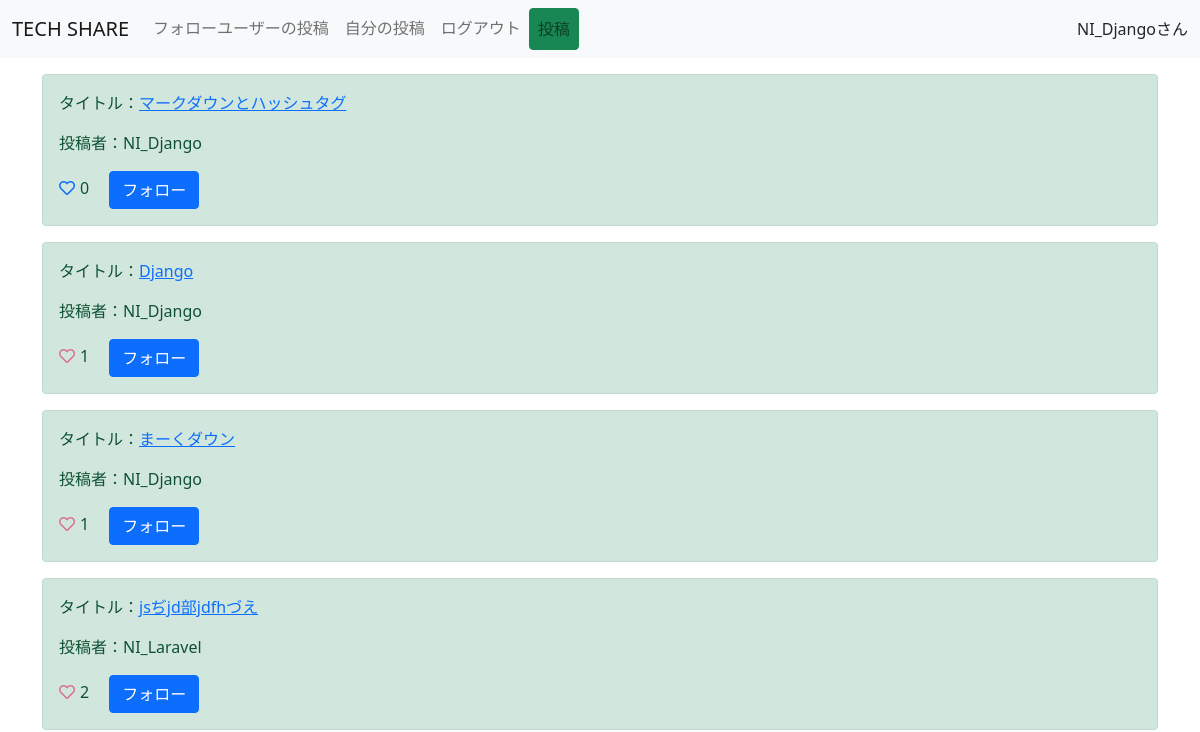
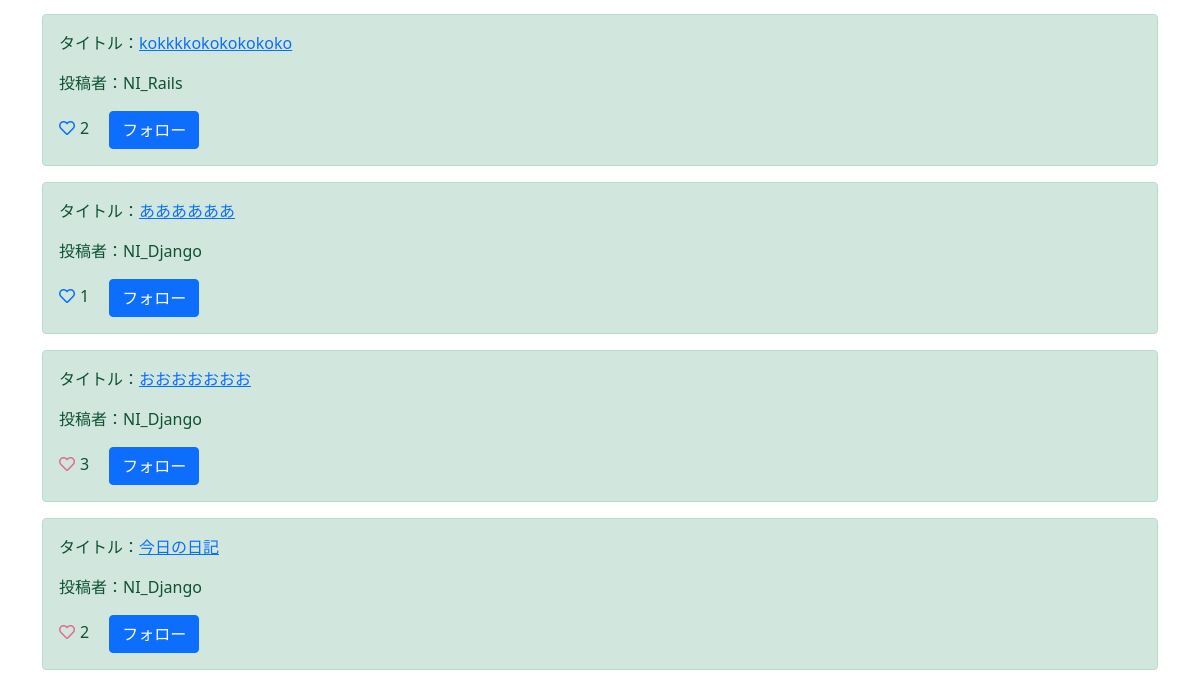
The page / (signed in) on the database as committed earlier (2 pictures, top to bottom).
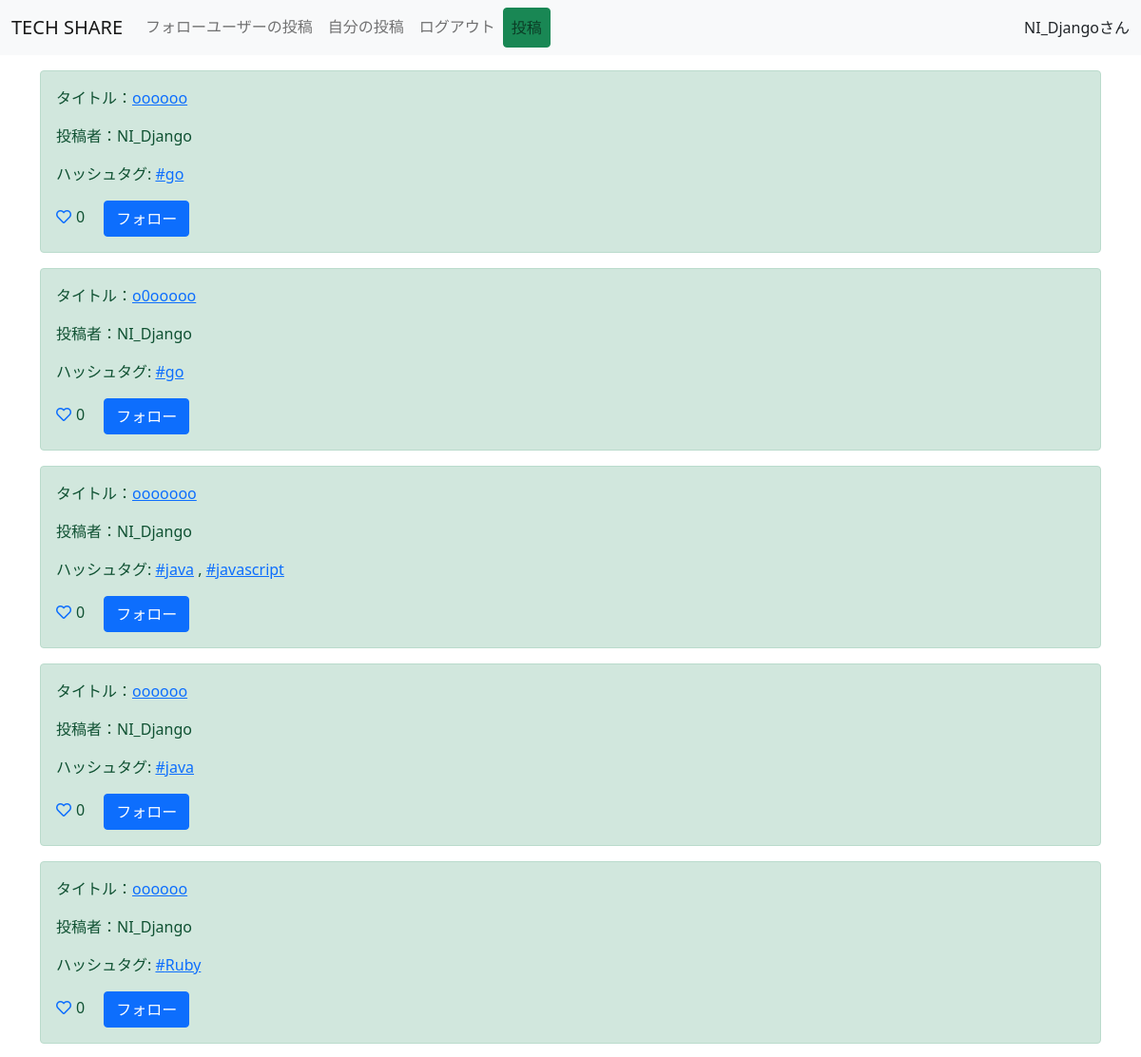
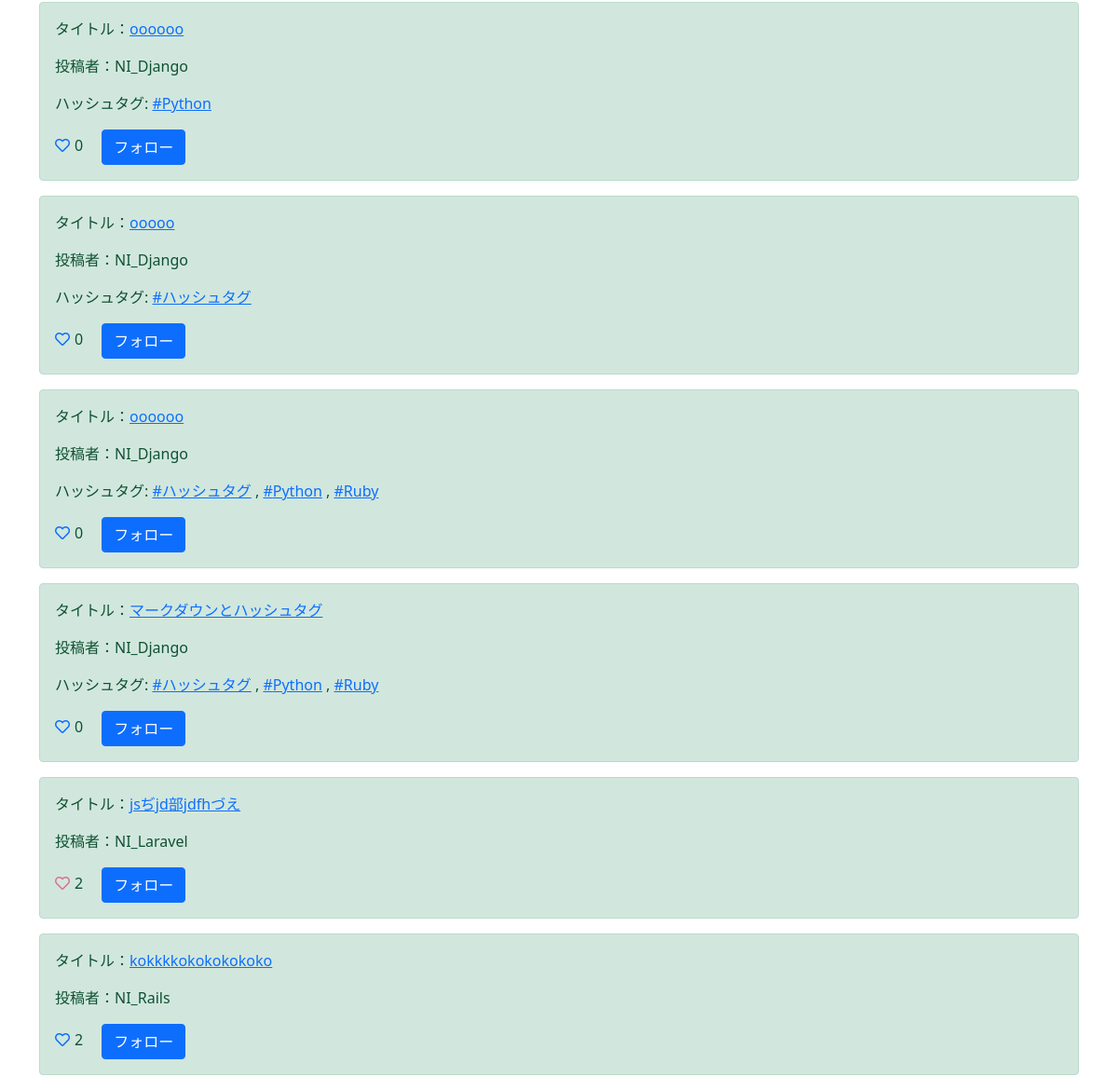
The same page on the database as committed later (2 pictures, top to bottom).
### snsapp/models.py (models this page shows, shortened)
class Post(models.Model):
   title = models.CharField(max_length=100)
   content = MarkdownxField('本文', help_text='Markdown形式で書いてください。')
   user = models.ForeignKey(User, on_delete=models.CASCADE)
   like = models.ManyToManyField(User, related_name='related_post', blank=True)
   created_at = models.DateTimeField(auto_now_add=True)
   tag = models.ManyToManyField(Tag)
   class Meta:
       ordering = ["-created_at"]

class Tag(models.Model):
    name = models.CharField(max_length=50)

### snsapp/views.py (the view)
# urls.py: path('', Home.as_view(), name='home'),             #追加
class Home(LoginRequiredMixin, ListView):
   model = Post
   template_name = 'list.html'

### templates/list.html
{% extends 'base.html' %}
{% load static %}
{% block customcss %}
    <link rel="stylesheet" href="{% static 'style.css' %}">
{% endblock customcss %}
{% block content %}
<div class="container mt-3">
   {% for item in object_list %}
   <div class="alert alert-success" role="alert">
      <p>タイトル：<a href="{% url 'detail' item.pk %}">{{item.title}}</a></p>
      <p>投稿者：{{item.user.username}}</p>
      {% if item.tag.all %}
      <p>
        ハッシュタグ:
        {% for tag in item.tag.all %}
          <a href="{% url 'tagged-posts' tag.name %}">#{{ tag.name }}</a>
          {% if not forloop.last %}, {% endif %}
        {% endfor %}
      </p>
      {% endif %}
      {% if request.user in item.like.all %}
      <a href="{% url 'like-home' item.pk %}" class="like-btn add-color" tabindex="-1" role="button" aria-disabled="true"><i class="far fa-heart"></i></a>{{item.like.count}}
      {% else %}
      <a href="{% url 'like-home' item.pk %}" class="like-btn" tabindex="-1" role="button" aria-disabled="true"><i class="far fa-heart"></i></a>{{item.like.count}}
      {% endif %}
      {% if item.user in connection.0.following.all %}
      <a href="{% url 'follow-home' item.pk %}" class="btn btn-danger ms-3" tabindex="-1" role="button" aria-disabled="true">フォロー解除</a>
      {% else %}
      <a href="{% url 'follow-home' item.pk %}" class="btn btn-primary ms-3" tabindex="-1" role="button" aria-disabled="true">フォロー</a>
      {% endif %}
   </div>
   {% endfor %}
</div>
{% endblock content %}

### templates/base.html (shortened to what this page needs)
{% load static %}
<!doctype html>
<html lang="ja">
  <head>
    <link href="https://cdn.jsdelivr.net/npm/bootstrap@5.0.0-beta3/dist/css/bootstrap.min.css" rel="stylesheet">
    <link rel="stylesheet" href="https://use.fontawesome.com/releases/v5.15.1/css/all.css">
    {% block customcss %}
    {% endblock customcss %}
  </head>
  <body>
    <nav class="navbar navbar-expand-lg navbar-light bg-light mb-3">
        <div class="container-fluid">
          <a class="navbar-brand" href="{% url 'home' %}">TECH SHARE</a>
          <div class="collapse navbar-collapse" id="navbarNavAltMarkup">
            <div class="navbar-nav">
              <a class="nav-link" href="{% url 'follow-list' %}">フォローユーザーの投稿</a>
              <a class="nav-link" href="{% url 'mypost' %}">自分の投稿</a>
              <a class="nav-link" href="/accounts/logout/">ログアウト</a>
              <a class="nav-link btn btn-success" href="{% url 'create' %}" role="button">投稿</a>
            </div>
          </div>
          <div>
            {{request.user.username}}さん
          </div>
        </div>
      </nav>
      {% block content %}
      {% endblock content %}
  </body>
</html>

### static/style.css (style rules this page uses)
.like-btn { display: inline-block; margin-right: 5px; }
.add-color { color:palevioletred; }

Rows that differ between the two databases and show on the page:
removed Post: title "Django", user.username "NI_Django", like.count "1", shows "フォロー"
removed Post: title "まーくダウン", user.username "NI_Django", like.count "1", shows "フォロー"
removed Post: title "ああああああ", user.username "NI_Django", like.count "1", shows "フォロー"
removed Post: title "おおおおおおお", user.username "NI_Django", like.count "3", shows "フォロー"
removed Post: title "今日の日記", user.username "NI_Django", like.count "2", shows "フォロー"
added Post: title "oooooo", user.username "NI_Django", like.count "0", shows "フォロー"
added Tag: name "go"
added Post: title "o0ooooo", user.username "NI_Django", like.count "0", shows "フォロー"
added Post: title "ooooooo", user.username "NI_Django", like.count "0", shows "フォロー"
added Tag: name "java"
added Tag: name "javascript", shown under "ooooooo"
added Post: title "oooooo", user.username "NI_Django", like.count "0", shows "フォロー"
added Post: title "oooooo", user.username "NI_Django", like.count "0", shows "フォロー"
added Tag: name "Ruby"
added Post: title "oooooo", user.username "NI_Django", like.count "0", shows "フォロー"
added Tag: name "Python"
added Post: title "ooooo", user.username "NI_Django", like.count "0", shows "フォロー"
added Tag: name "ハッシュタグ"
added Post: title "oooooo", user.username "NI_Django", like.count "0", shows "フォロー"
shown differently, row unchanged: Post "マークダウンとハッシュタグ": now shows "ハッシュタグ:"
